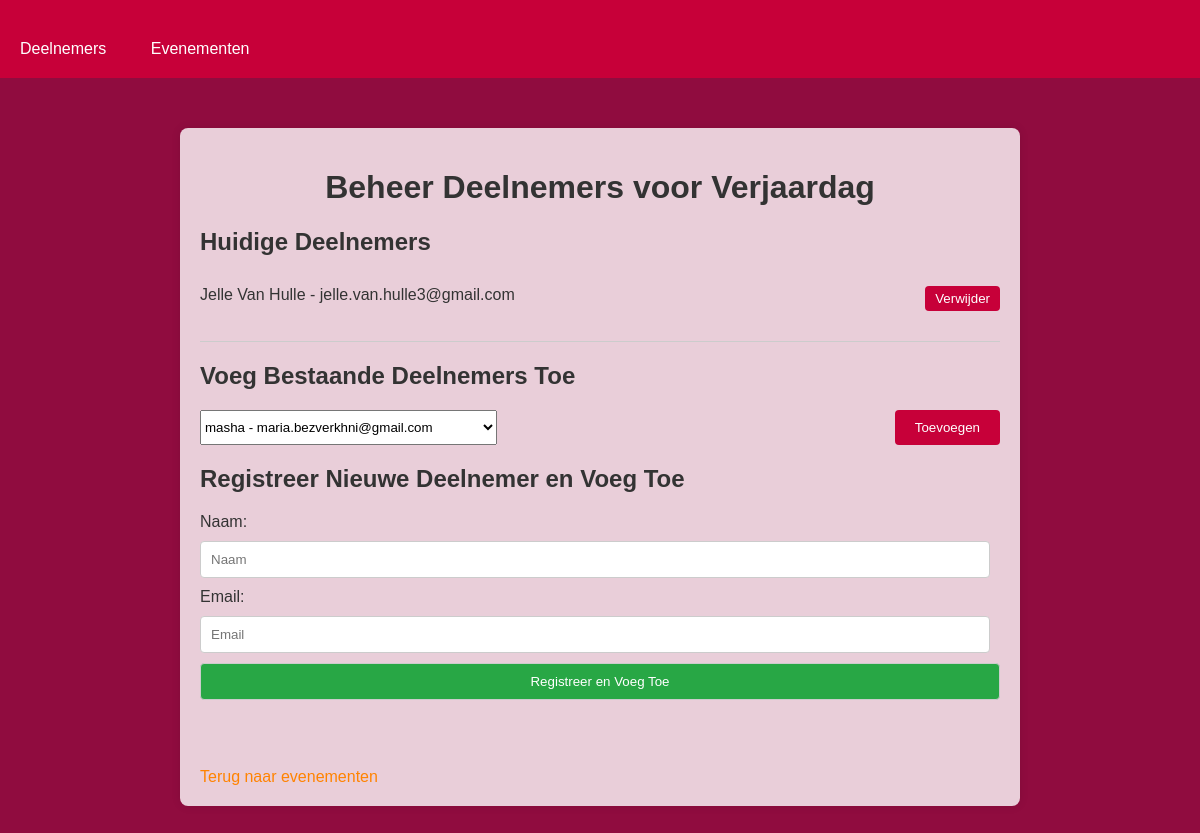
The page /manage_event/2 on the database its author committed.
### app.py (models this page shows)
class Event(db.Model):
    id = db.Column(db.Integer, primary_key=True)
    name = db.Column(db.String(100), nullable=False)
    date = db.Column(db.String(100), nullable=False)

class Participant(db.Model):
    id = db.Column(db.Integer, primary_key=True)
    name = db.Column(db.String(100), nullable=False)
    email = db.Column(db.String(100), nullable=False, unique=True)
    events = db.relationship('Event', secondary=event_participants, backref=db.backref('participants', lazy=True))

### app.py (the view, shortened to what this page needs)
@app.route('/manage_event/<int:id>', methods=['GET', 'POST'])
def manage_event(id):
    event = Event.query.get_or_404(id)
    participants = Participant.query.all()
    return render_template('manage_event.html', event=event, participants=participants)

### templates/manage_event.html (shortened to what this page needs)
<!DOCTYPE html>
<html lang="en">
<head>
    <link rel="stylesheet" href="{{ url_for('static', filename='style.css') }}">
</head>
<body>
    <nav>
        <a href="/">Deelnemers</a>
        <a href="/events">Evenementen</a>
    </nav>
    <div class="container">
        <h1>Beheer Deelnemers voor {{ event.name }}</h1>
        <h2>Huidige Deelnemers</h2>
        <ul>
            {% for participant in event.participants %}
            <li>
                {{ participant.name }} - {{ participant.email }}
                <div class="participant-actions">
                    <form action="{{ url_for('manage_event', id=event.id) }}" method="POST">
                        <button type="submit">Verwijder</button>
                    </form>
                </div>
            </li>
            {% endfor %}
        </ul>
        <h2>Voeg Bestaande Deelnemers Toe</h2>
        <form action="{{ url_for('manage_event', id=event.id) }}" method="POST">
            <select name="participant_id">
                {% for participant in participants %}
                {% if participant not in event.participants %}
                <option value="{{ participant.id }}">{{ participant.name }} - {{ participant.email }}</option>
                {% endif %}
                {% endfor %}
            </select>
            <button type="submit">Toevoegen</button>
        </form>
        <h2>Registreer Nieuwe Deelnemer en Voeg Toe</h2>
        <form action="{{ url_for('manage_event', id=event.id) }}" method="POST" class="add-participant-form">
            <label for="name">Naam:</label>
            <input type="text" name="name" placeholder="Naam" required>
            <label for="email">Email:</label>
            <input type="email" name="email" placeholder="Email" required>
            <button type="submit">Registreer en Voeg Toe</button>
        </form>
        <br>
        <a href="/events">Terug naar evenementen</a>
    </div>
</body>
</html>

### static/style.css (style rules this page uses)
body { font-family: Arial, sans-serif; background-color: #900C3F ; color: #333; margin: 0; padding: 0; }
.container { max-width: 800px; margin: 50px auto; padding: 20px; background-color: rgba(255, 255, 255, 0.8); border-radius: 8px; box-shadow: 0 0 10px rgba(0, 0, 0, 0.1); }
h1 { text-align: center; color: #333; }
form { display: flex; justify-content: space-between; margin-bottom: 20px; }
form input[type="text"], form input[type="email"], form input[type="password"] { flex: 1; padding: 10px; margin-right: 10px; border: 1px solid #ccc; border-radius: 4px; }
form button { padding: 10px 20px; background-color: #C70039; color: white; border: none; border-radius: 4px; cursor: pointer; }
ul { list-style-type: none; padding: 0; }
li { display: flex; justify-content: space-between; padding: 10px 0; border-bottom: 1px solid #ccc; }
a { display: inline-block; margin-top: 20px; color: #FF8300; text-decoration: none; }
nav { background-color: #C70039 ; padding: 10px 0; margin-bottom: 20px; }
nav a { color: white; text-decoration: none; padding: 10px 20px; display: inline-block; }
.participant-actions, .event-actions { display: flex; gap: 10px; }
.participant-actions form, .event-actions form { display: inline; }
.participant-actions button, .event-actions button { padding: 5px 10px; background-color: #FF8300; color: white; border: none; border-radius: 4px; cursor: pointer; }

### templates/manage_event.html (style rules this page uses)
.participant-actions { display: flex; gap: 10px; }
.participant-actions form { display: inline; }
.participant-actions button { padding: 5px 10px; background-color: #C70039; color: white; border: none; border-radius: 4px; cursor: pointer; }
.add-participant-form { display: flex; flex-direction: column; }
.add-participant-form label, .add-participant-form input, .add-participant-form button { margin-bottom: 10px; }
.add-participant-form input, .add-participant-form button { padding: 10px; border: 1px solid #ccc; border-radius: 4px; }
.add-participant-form button { background-color: #28a745; color: white; cursor: pointer; }

### rows shown on the page
Event: name "Verjaardag"
Participant: name "Jelle Van Hulle", email "jelle.van.hulle3@gmail.com"

### other values the page prints
form field participant_id "masha - maria.bezverkhni@gmail.com"
